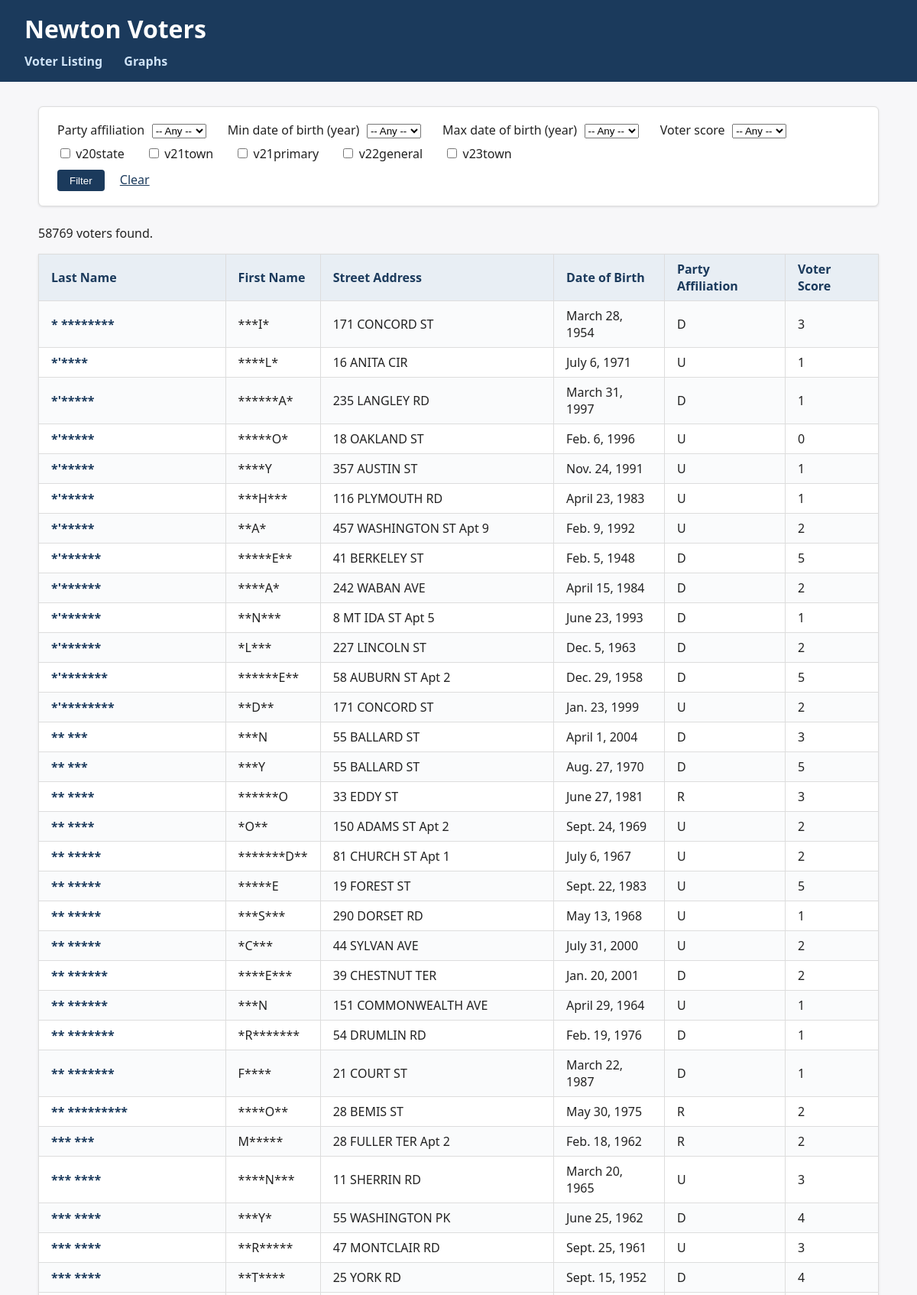
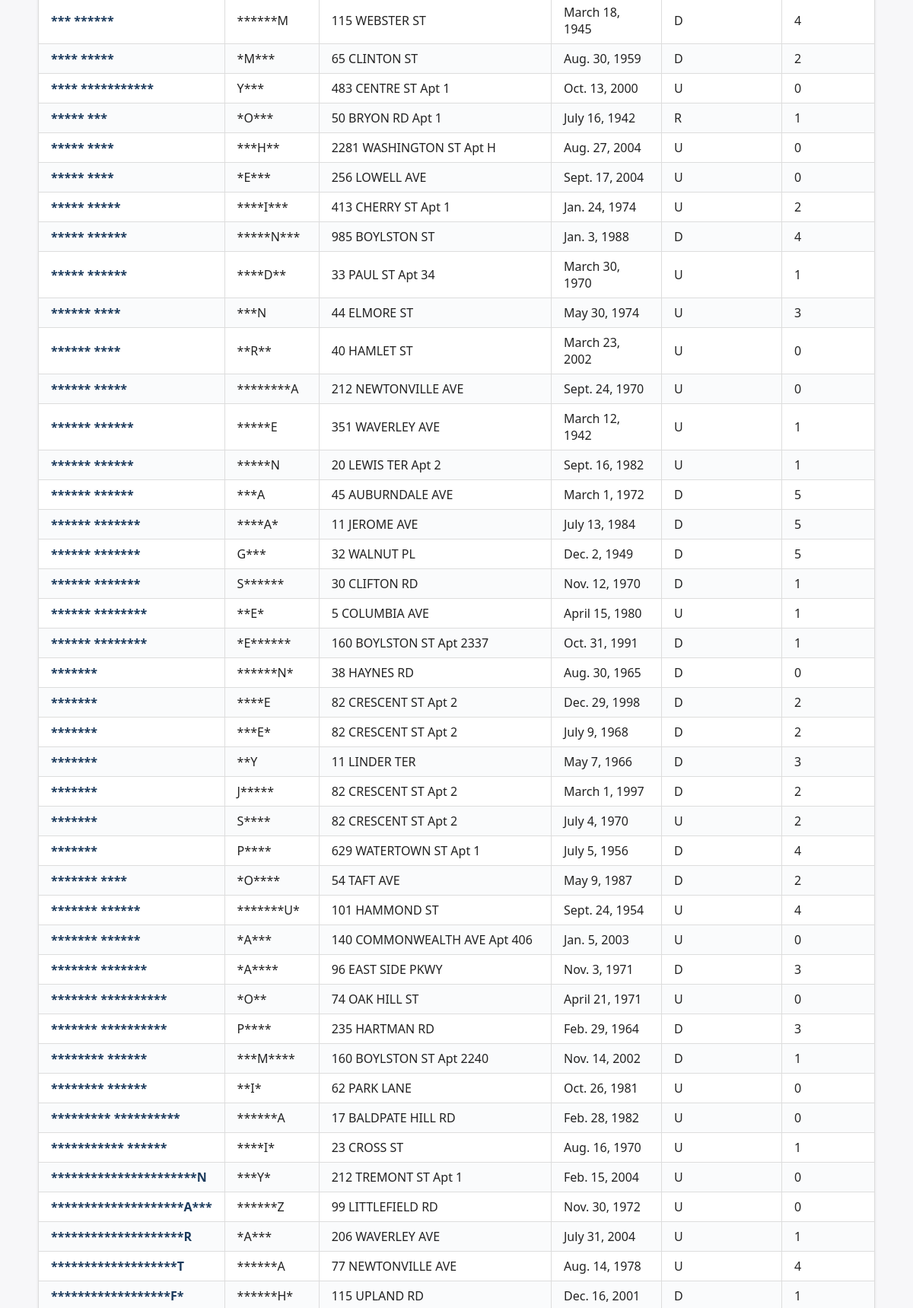
The page / (upper part) on the database its author committed (2 pictures, top to bottom).
### voter_analytics/models.py (models this page shows, shortened)
class Voter(models.Model):
    voter_id = models.CharField(max_length=20)
    last_name = models.CharField(max_length=50)
    first_name = models.CharField(max_length=50)
    street_number = models.CharField(max_length=20)
    street_name = models.CharField(max_length=100)
    apartment_number = models.CharField(max_length=20, blank=True)
    zip_code = models.CharField(max_length=10)
    date_of_birth = models.DateField(null=True)
    date_of_registration = models.DateField(null=True)
    party_affiliation = models.CharField(max_length=10)
    precinct_number = models.CharField(max_length=10)
    v20state = models.BooleanField()
    v21town = models.BooleanField()
    v21primary = models.BooleanField()
    v22general = models.BooleanField()
    v23town = models.BooleanField()
    voter_score = models.IntegerField()

### voter_analytics/views.py (the view)
# urls.py: path('', views.VoterListView.as_view(), name='voters'),
class VoterListView(VoterFilterMixin, ListView):
    model = Voter
    template_name = 'voter_analytics/voter_list.html'
    context_object_name = 'voters'
    paginate_by = 100
    def get_queryset(self):
        voters = super().get_queryset().order_by('last_name', 'first_name')
        return self.filter_voters(voters)
    def get_context_data(self, **kwargs):
        context = super().get_context_data(**kwargs)
        context.update(self.get_filter_context())
        querystring = self.request.GET.copy()
        querystring.pop('page', None)
        context['querystring'] = querystring.urlencode()
        return context

### voter_analytics/views.py (called while the page is built)
    def filter_voters(self, voters):
        party = self.request.GET.get('party_affiliation')
        if party:
            voters = voters.filter(party_affiliation=party)
        min_dob = self.request.GET.get('min_dob')
        if min_dob:
            voters = voters.filter(date_of_birth__year__gte=min_dob)
        max_dob = self.request.GET.get('max_dob')
        if max_dob:
            voters = voters.filter(date_of_birth__year__lte=max_dob)
        voter_score = self.request.GET.get('voter_score')
        if voter_score:
            voters = voters.filter(voter_score=voter_score)
        for field in ELECTION_FIELDS:
            if self.request.GET.get(field):
                voters = voters.filter(**{field: True})
        return voters

    def get_filter_context(self):
        context = {}
        context['party_affiliations'] = (
            Voter.objects.order_by('party_affiliation')
            .values_list('party_affiliation', flat=True).distinct()
        )
        context['voter_scores'] = (
            Voter.objects.order_by('voter_score')
            .values_list('voter_score', flat=True).distinct()
        )
        years = (
            Voter.objects.exclude(date_of_birth=None)
            .values_list('date_of_birth__year', flat=True).distinct().order_by('date_of_birth__year')
        )
        context['years'] = years
        context['election_fields'] = [
            (field, bool(self.request.GET.get(field))) for field in ELECTION_FIELDS
        ]
        context['selected'] = self.request.GET
        return context

### voter_analytics/templates/voter_analytics/voter_list.html (shortened to what this page needs)
{% extends 'voter_analytics/base.html' %}
{% block content %}
{% include 'voter_analytics/_filter_form.html' with form_action_name='voters' %}
<p>{{ paginator.count }} voter{{ paginator.count|pluralize }} found.</p>
<table>
    <tr>
        <th>Last Name</th>
        <th>First Name</th>
        <th>Street Address</th>
        <th>Date of Birth</th>
        <th>Party Affiliation</th>
        <th>Voter Score</th>
    </tr>
    {% for voter in voters %}
    <tr>
        <td><a href="{% url 'voter' voter.pk %}">{{ voter.last_name }}</a></td>
        <td>{{ voter.first_name }}</td>
        <td>{{ voter.street_number }} {{ voter.street_name }}{% if voter.apartment_number %} Apt {{ voter.apartment_number }}{% endif %}</td>
        <td>{{ voter.date_of_birth }}</td>
        <td>{{ voter.party_affiliation }}</td>
        <td>{{ voter.voter_score }}</td>
    </tr>
    {% endfor %}
</table>
{% endblock %}

### static/voter_analytics.css (style rules this page uses)
body { font-family: 'Segoe UI', Helvetica, Arial, sans-serif; margin: 0; background: #f7f7f9; color: #222; }
table { border-collapse: collapse; width: 100%; background: #fff; box-shadow: 0 1px 3px rgba(0, 0, 0, 0.1); }
th, td { border: 1px solid #ddd; padding: 0.5em 1em; text-align: left; }
th { background: #e8eef4; color: #1b3a5c; }
tr:nth-child(even) td { background: #fafbfc; }
table a { color: #1b3a5c; text-decoration: none; font-weight: 600; }

### rows shown on the page
Voter: last_name "** *****", first_name "*****E", street_number "19", street_name "FOREST ST", date_of_birth "Sept. 22, 1983", party_affiliation "U", voter_score "5"
Voter: last_name "***** ******", first_name "*****N***", street_number "985", street_name "BOYLSTON ST", date_of_birth "Jan. 3, 1988", party_affiliation "D", voter_score "4"
Voter: last_name "****** ********", first_name "**E*", street_number "5", street_name "COLUMBIA AVE", date_of_birth "April 15, 1980", party_affiliation "U", voter_score "1"
Voter: last_name "******* *******", first_name "*A****", street_number "96", street_name "EAST SIDE PKWY", date_of_birth "Nov. 3, 1971", party_affiliation "D", voter_score "3"

### other values the page prints
{{ field }} "v20state" "v21town" "v21primary" "v22general" "v23town"
{{ paginator.count }} "58769"
